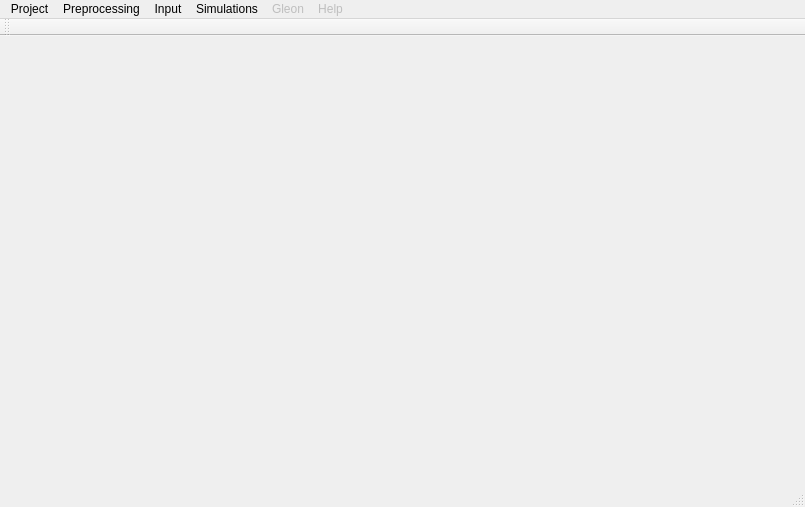
<?xml version="1.0" encoding="UTF-8"?>
<ui version="4.0">
 <class>MainWindow</class>
 <widget class="QMainWindow" name="MainWindow">
  <property name="windowModality">
   <enum>Qt::NonModal</enum>
  </property>
  <property name="geometry">
   <rect>
    <x>0</x>
    <y>0</y>
    <width>805</width>
    <height>507</height>
   </rect>
  </property>
  <property name="sizePolicy">
   <sizepolicy hsizetype="Maximum" vsizetype="Preferred">
    <horstretch>0</horstretch>
    <verstretch>0</verstretch>
   </sizepolicy>
  </property>
  <property name="windowTitle">
   <string>IPH-ECO</string>
  </property>
  <widget class="QWidget" name="centralWidget"/>
  <widget class="QMenuBar" name="menuBar">
   <property name="geometry">
    <rect>
     <x>0</x>
     <y>0</y>
     <width>805</width>
     <height>22</height>
    </rect>
   </property>
   <widget class="QMenu" name="menuProject">
    <property name="title">
     <string>Project</string>
    </property>
    <addaction name="actionNewProject"/>
    <addaction name="actionOpenProject"/>
    <addaction name="actionSaveProject"/>
    <addaction name="actionSaveAsProject"/>
    <addaction name="actionProjectProperties"/>
    <addaction name="separator"/>
    <addaction name="actionExit"/>
   </widget>
   <widget class="QMenu" name="menuMap">
    <property name="title">
     <string>Preprocessing</string>
    </property>
    <addaction name="actionImport_Structured_File"/>
    <addaction name="actionImport_Unstructured_File"/>
   </widget>
   <widget class="QMenu" name="menuInput">
    <property name="title">
     <string>Input</string>
    </property>
    <addaction name="actionSimulation_Parameters"/>
    <addaction name="actionInitial_Conditions"/>
    <addaction name="actionEnvironmental_Variables"/>
    <addaction name="actionSediment_Data"/>
    <addaction name="actionMeteorology_Data"/>
   </widget>
   <widget class="QMenu" name="menuSimulations">
    <property name="title">
     <string>Simulations</string>
    </property>
    <addaction name="actionCreate"/>
    <addaction name="actionManage"/>
   </widget>
   <widget class="QMenu" name="menuGleon">
    <property name="enabled">
     <bool>false</bool>
    </property>
    <property name="title">
     <string>Gleon</string>
    </property>
   </widget>
   <widget class="QMenu" name="menuHelp">
    <property name="enabled">
     <bool>false</bool>
    </property>
    <property name="title">
     <string>Help</string>
    </property>
   </widget>
   <addaction name="menuProject"/>
   <addaction name="menuMap"/>
   <addaction name="menuInput"/>
   <addaction name="menuSimulations"/>
   <addaction name="menuGleon"/>
   <addaction name="menuHelp"/>
  </widget>
  <widget class="QToolBar" name="mainToolBar">
   <attribute name="toolBarArea">
    <enum>TopToolBarArea</enum>
   </attribute>
   <attribute name="toolBarBreak">
    <bool>false</bool>
   </attribute>
  </widget>
  <widget class="QStatusBar" name="statusBar"/>
  <action name="actionNewProject">
   <property name="text">
    <string>New</string>
   </property>
   <property name="toolTip">
    <string>New Project</string>
   </property>
   <property name="shortcut">
    <string>Ctrl+N</string>
   </property>
  </action>
  <action name="actionOpenProject">
   <property name="enabled">
    <bool>true</bool>
   </property>
   <property name="text">
    <string>Open...</string>
   </property>
  </action>
  <action name="actionSaveProject">
   <property name="enabled">
    <bool>true</bool>
   </property>
   <property name="text">
    <string>Save</string>
   </property>
  </action>
  <action name="actionSaveAsProject">
   <property name="enabled">
    <bool>false</bool>
   </property>
   <property name="text">
    <string>Save as...</string>
   </property>
  </action>
  <action name="actionProjectProperties">
   <property name="enabled">
    <bool>true</bool>
   </property>
   <property name="text">
    <string>Properties</string>
   </property>
  </action>
  <action name="actionExit">
   <property name="text">
    <string>Exit</string>
   </property>
  </action>
  <action name="actionImport_Structured_File">
   <property name="text">
    <string>Structured Grid Generation</string>
   </property>
  </action>
  <action name="actionImport_Unstructured_File">
   <property name="text">
    <string>Unstructured Grid Generation</string>
   </property>
  </action>
  <action name="actionBoundary_Conditions">
   <property name="text">
    <string>Boundary Conditions</string>
   </property>
  </action>
  <action name="actionSimulation_Parameters">
   <property name="text">
    <string>Grid Data</string>
   </property>
  </action>
  <action name="actionInitial_Conditions">
   <property name="text">
    <string>Hydrodynamic Data</string>
   </property>
  </action>
  <action name="actionEnvironmental_Variables">
   <property name="text">
    <string>Water Quality Data</string>
   </property>
  </action>
  <action name="actionCreate">
   <property name="text">
    <string>Create...</string>
   </property>
  </action>
  <action name="actionSediment_Data">
   <property name="text">
    <string>Sediment Data</string>
   </property>
  </action>
  <action name="actionMeteorology_Data">
   <property name="text">
    <string>Meteorology Data</string>
   </property>
  </action>
  <action name="actionManage">
   <property name="text">
    <string>Manage</string>
   </property>
  </action>
 </widget>
 <layoutdefault spacing="6" margin="11"/>
 <resources/>
 <connections>
  <connection>
   <sender>actionExit</sender>
   <signal>triggered()</signal>
   <receiver>MainWindow</receiver>
   <slot>close()</slot>
   <hints>
    <hint type="sourcelabel">
     <x>-1</x>
     <y>-1</y>
    </hint>
    <hint type="destinationlabel">
     <x>402</x>
     <y>253</y>
    </hint>
   </hints>
  </connection>
 </connections>
</ui>
